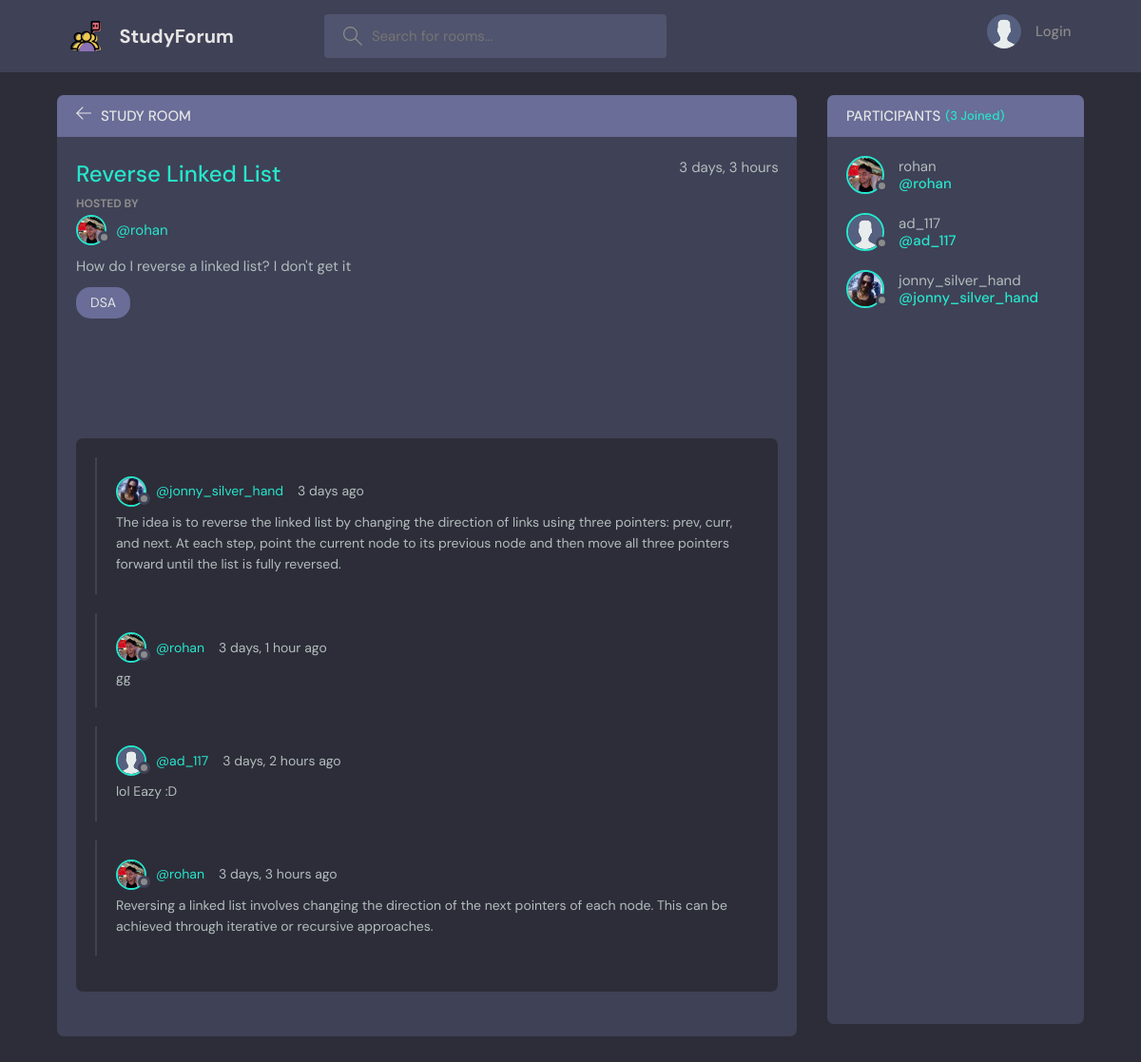
The page /room/1/ on the database as committed earlier.
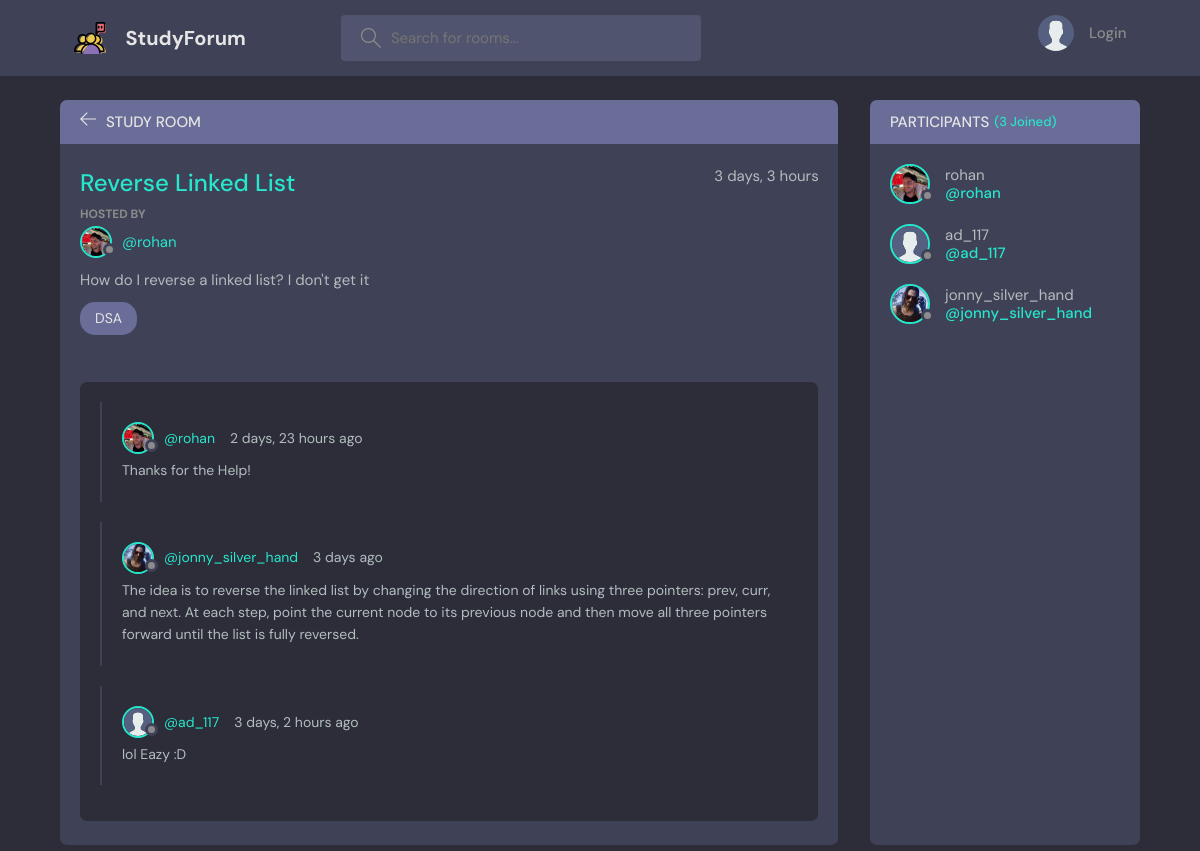
The same page on the database as committed later.
### base/models.py (models this page shows, shortened)
class Message(models.Model):
        user = models.ForeignKey(User, on_delete = models.CASCADE)
        room = models.ForeignKey(Room, on_delete = models.CASCADE)
        body = models.TextField()
        updated = models.DateTimeField(auto_now = True)
        created = models.DateTimeField(auto_now_add = True)
        class Meta:
         ordering = ['-updated','-created']

class User(AbstractUser):
    name = models.CharField(max_length=200, null=True)
    email = models.EmailField(unique=True, null=True)
    bio = models.TextField(null=True)
    avatar = models.ImageField(null=True,default="avatar.svg")
    USERNAME_FIELD = 'email'
    REQUIRED_FIELDS = []

### base/views.py (the view, shortened to what this page needs)
# urls.py: path('room/<str:pk>/', views.room, name="room"),
def room(request, pk):
    room = Room.objects.get(id=pk)
    room_messages = room.message_set.all()
    participants = room.participants.all()
    context = {'room':room, 'room_messages':room_messages,'participants':participants}
    return render(request, 'base/room.html',context)

### base/models.py (called while the page is built)
     def __str__(self):
          return self.name

### base/templates/base/room.html (shortened to what this page needs)
{% extends 'main.html' %}
{% block content %}
    <main class="profile-page layout layout--2">
      <div class="container">
        <div class="room">
          <div class="room__top">
            <div class="room__topLeft">
              <a href="{% url 'home' %}">
                <svg version="1.1" xmlns="http://www.w3.org/2000/svg" width="32" height="32" viewBox="0 0 32 32">
                  <title>arrow-left</title>
                  <path
                    d="M13.723 2.286l-13.723 13.714 13.719 13.714 1.616-1.611-10.96-10.96h27.625v-2.286h-27.625l10.965-10.965-1.616-1.607z"
                  ></path>
                </svg>
              </a>
              <h3>Study Room</h3>
            </div>
          </div>
          <div class="room__box scroll">
            <div class="room__header scroll">
              <div class="room__info">
                <h3>{{room.name}}</h3>
                <span>{{room.created|timesince}}</span>
              </div>
              <div class="room__hosted">
                <p>Hosted By</p>
                <a href="{% url 'user-profile' room.host.id %}" class="room__author">
                  <div class="avatar avatar--small">
                    <img src="{{room.host.avatar.url}}" />
                  </div>
                  <span>@{{room.host.username}}</span>
                </a>
              </div>
              <div class="room__details">
                <p> {{room.description}}</p>
              </div>
              <span class="room__topics">{{room.topic}}</span>
            </div>
            <div class="room__conversation">
              <div class="threads scroll">
                {% for message in room_messages %}
                <div class="thread">
                  <div class="thread__top">
                    <div class="thread__author">
                      <a href="{% url 'user-profile' message.user.id %}" class="thread__authorInfo">
                        <div class="avatar avatar--small">
                          <img src="{{message.user.avatar.url}}" />
                        </div>
                        <span>@{{message.user.username}}</span>
                      </a>
                      <span class="thread__date">{{message.created|timesince}} ago</span>
                    </div>
                  </div>
                  <div class="thread__details">
                    {{message.body}}
                  </div>
                </div>
                {% endfor %}
              </div>
            </div>
          </div>
        </div>
        <div class="participants">
          <h3 class="participants__top">Participants <span>({{participants.count}} Joined)</span></h3>
          <div class="participants__list scroll">
            {% for user in participants %}
            <a href="{% url 'user-profile' user.id %}" class="participant">
              <div class="avatar avatar--medium">
                <img src="{{user.avatar.url}}" />
              </div>
              <p>
                {{user.username}}
                <span>@{{user.username}}</span>
              </p>
            </a>
            {% endfor %}
          </div>
        </div>
      </div>
    </main>
    {% endblock content %}

Rows that differ between the two databases and show on the page:
removed Message: user.avatar (picture), user.username "rohan", created "3 days, 1 hour", body "gg"
removed Message: user.avatar (picture), user.username "rohan", created "3 days, 3 hours", body "Reversing a linked list involves changing the direction of the next pointers of each node. This can be achieved through iterative or recursive approaches."
added Message: user.avatar (picture), user.username "rohan", created "2 days, 23 hours", body "Thanks for the Help!"
